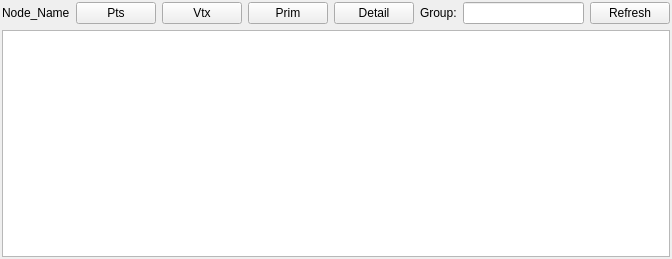
<?xml version="1.0" encoding="UTF-8"?>
<ui version="4.0">
    <class>Form</class>
    <widget class="QWidget" name="Form">
        <property name="geometry">
            <rect>
                <x>0</x>
                <y>0</y>
                <width>672</width>
                <height>259</height>
            </rect>
        </property>
        <property name="windowTitle">
            <string>Form</string>
        </property>
        <layout class="QVBoxLayout" name="verticalLayout_2">
            <property name="leftMargin">
                <number>2</number>
            </property>
            <property name="topMargin">
                <number>2</number>
            </property>
            <property name="rightMargin">
                <number>2</number>
            </property>
            <property name="bottomMargin">
                <number>2</number>
            </property>
            <item>
                <layout class="QHBoxLayout" name="horizontalLayout">
                    <item>
                        <widget class="QLabel" name="node_label">
                            <property name="text">
                                <string>Node_Name</string>
                            </property>
                        </widget>
                    </item>
                    <item>
                        <widget class="QPushButton" name="pts_btn">
                            <property name="text">
                                <string>Pts</string>
                            </property>
                            <property name="checkable">
                                <bool>true</bool>
                            </property>
                            <property name="checked">
                                <bool>false</bool>
                            </property>
                        </widget>
                    </item>
                    <item>
                        <widget class="QPushButton" name="vtx_btn">
                            <property name="text">
                                <string>Vtx</string>
                            </property>
                            <property name="checkable">
                                <bool>true</bool>
                            </property>
                        </widget>
                    </item>
                    <item>
                        <widget class="QPushButton" name="prim_btn">
                            <property name="text">
                                <string>Prim</string>
                            </property>
                            <property name="checkable">
                                <bool>true</bool>
                            </property>
                        </widget>
                    </item>
                    <item>
                        <widget class="QPushButton" name="detail_btn">
                            <property name="text">
                                <string>Detail</string>
                            </property>
                            <property name="checkable">
                                <bool>true</bool>
                            </property>
                        </widget>
                    </item>
                    <item>
                        <widget class="QLabel" name="label_2">
                            <property name="text">
                                <string>Group:</string>
                            </property>
                        </widget>
                    </item>
                    <item>
                        <widget class="QLineEdit" name="search_line"/>
                    </item>
                    <item>
                        <widget class="QPushButton" name="refresh_btn">
                            <property name="text">
                                <string>Refresh</string>
                            </property>
                        </widget>
                    </item>
                </layout>
            </item>
            <item>
                <widget class="QTableWidget" name="info_table">
                    <property name="minimumSize">
                        <size>
                            <width>80</width>
                            <height>60</height>
                        </size>
                    </property>
                </widget>
            </item>
        </layout>
    </widget>
    <resources/>
    <connections>
        <connection>
            <sender>detail_btn</sender>
            <signal>clicked()</signal>
            <receiver>prim_btn</receiver>
            <slot>toggle()</slot>
            <hints>
                <hint type="sourcelabel">
                    <x>343</x>
                    <y>14</y>
                </hint>
                <hint type="destinationlabel">
                    <x>262</x>
                    <y>14</y>
                </hint>
            </hints>
        </connection>
    </connections>
</ui>
